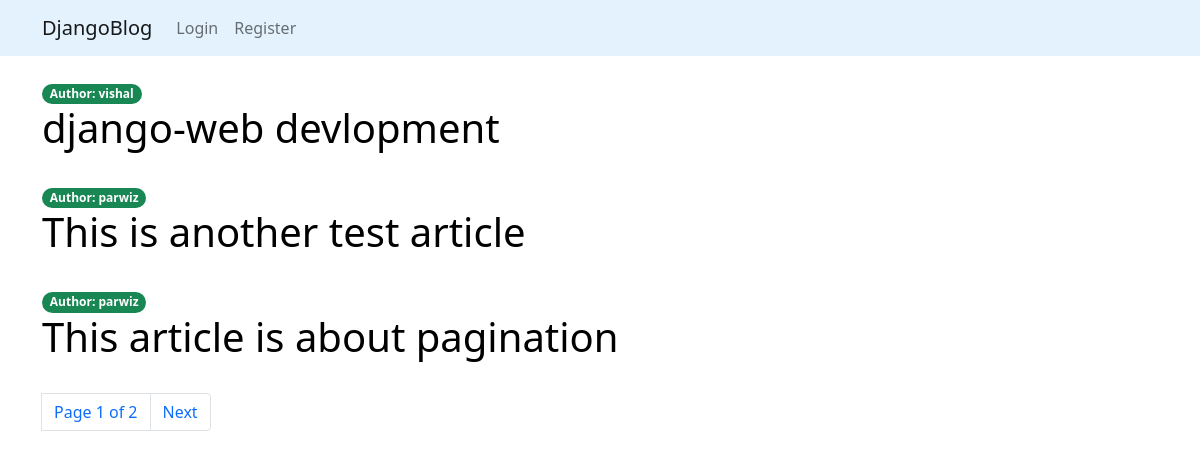
The page / on the database its author committed.
### articles/models.py (models this page shows, shortened)
class Article(models.Model):
    title = models.CharField(max_length=200)
    description = models.TextField()
    slug = models.SlugField(max_length=100, unique=True)
    published = models.DateTimeField(auto_now_add=True)
    author = models.ForeignKey(User, on_delete=models.CASCADE)

### articles/views.py (the view)
# urls.py: path('', article_list, name='article_list'),
def article_list(request):
    article_list = Article.objects.all().order_by('-published')
    paginator = Paginator(article_list, 3)
    page = request.GET.get('page')
    try:
        articles = paginator.page(page)
    except PageNotAnInteger:
        articles = paginator.page(1)
    except EmptyPage:
        articles = paginator.page(paginator.num_pages)
    return render(request, 'articles.html', {'article_list':articles, 'page':page})

### articles/templates/articles.html (shortened to what this page needs)
{% extends 'base.html' %}
{% block body %}
<div class="container mt-4">
    {% for article in article_list %}
       <span class="badge rounded-pill bg-success">Author: {{article.author}}</span>
        <h1><a class="link-style" href="{% url 'article_details' article.slug %}">{{article.title}}</a></h1>
    <br>
    {% endfor %}
    {% include 'account/pagination.html' with page=article_list %}
</div>
{% endblock %}

### articles/templates/base.html (shortened to what this page needs)
<!DOCTYPE html>
<html lang="en">
<head>
<link href="https://cdn.jsdelivr.net/npm/bootstrap@5.1.1/dist/css/bootstrap.min.css" rel="stylesheet">
    {% include 'navbar.html' %}
</head>
<body>
{% block body %}
{% endblock %}
</body>
</html>

### articles/templates/navbar.html (shortened to what this page needs)
<nav class="navbar navbar-expand-lg navbar navbar-light" style="background-color: #e3f2fd;">
  <div class="container">
    <a class="navbar-brand" href="{% url 'article_list' %}">DjangoBlog</a>
    <div class="collapse navbar-collapse" id="navbarNavDropdown">
      <ul class="navbar-nav">
        {% if request.user.is_authenticated %}
         <li class="nav-item mx-5">
          <a class="nav-link disabled">Welcome, {{request.user.username}}</a>
        </li>
        <li class="nav-item">
          <a class="nav-link active" aria-current="page" href="{% url 'article_list' %}">Home</a>
        </li>
        <li class="nav-item">
          <a class="nav-link" href="{% url 'article_form' %}">Add Article</a>
        </li>
        <li class="nav-item">
          <a class="nav-link" href="{% url 'logout' %}">Logout</a>
        </li>
        <li class="nav-item dropdown">
          <a class="nav-link dropdown-toggle" href="#" id="navbarDropdownMenuLink" role="button" data-bs-toggle="dropdown" aria-expanded="false">
            Profile
          </a>
          <ul class="dropdown-menu" aria-labelledby="navbarDropdownMenuLink">
            <li><a class="dropdown-item" href="{% url 'password-change' %}">Change Password</a></li>
          </ul>
        </li>
        {% else %}
        <li class="nav-item">
          <a class="nav-link" href="{% url 'login' %}">Login</a>
        </li>
        <li class="nav-item">
          <a class="nav-link" href="{% url 'register' %}">Register</a>
        </li>
        {% endif %}
      </ul>
    </div>
  </div>
</nav>

### articles/templates/account/pagination.html (shortened to what this page needs)
<nav aria-label="page navigation example">
  <ul class="pagination">
    <li class="page-item">
        <a class="page-link">Page {{page.number}} of {{page.paginator.num_pages}}</a>
    </li>
    <li class="page-item">
      {% if page.has_next %}
        <a class="page-link" href="?page={{page.next_page_number}}">Next</a>
      {% endif %}
    </li>
  </ul>
</nav>

### articles/templates/articles.html (style rules this page uses)
.link-style { text-decoration:none; color:black; }

### rows shown on the page
Article: author "vishal", title "django-web devlopment"
Article: author "parwiz", title "This is another test article"
Article: author "parwiz", title "This article is about pagination"

### other values the page prints
{{ page.number }} "1"
{{ page.paginator.num_pages }} "2"
